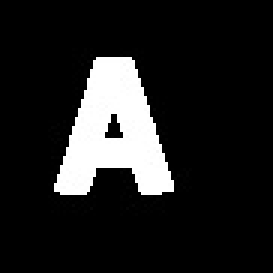
%> input picture 5/5.jpg, 91 x 91 px (shown 3 times larger)
$ octave sf.m   (GNU Octave 9; MATLAB toolbox functions it lacks are replaced by stand-ins)
%> lines starting %> are read from the running program, lines starting %| are printed output that depends on the picture; in (x1, y1, x2, y2) boxes, pixels count from 0 and x2, y2 are one past the last pixel; in counts of white or black regions, pixels touching at a corner belong together; the program's own positions count from 1
clc
close all
clear all
% [10 lines of commented-out code are left out]
img = imread('C:\Users\kavya\Desktop\New Folder\5.jpg');
%> img is the input picture: size 91x91x3 uint8; min 0, max 255, mean 33.2

% resize the image
img = imresize (img, [128 128]);
%> img: size 128x128x3 uint8
figure (3), imshow(img);
% Template Type
T1 = [0,1,1]';
T2 = T1';
T3 = [ 1,1,0]';
T4 = T3';
[row col plane] = size(img);
%> row = 128; col = 128; plane = 3
imgBin = double(im2bw(img));
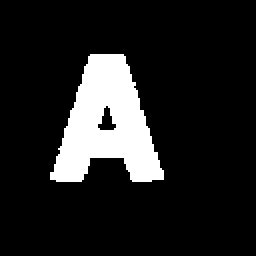
%> imgBin: size 128x128 double (shown 2 times larger); values 0 (black) and 1 (white), 12.9% white; 1 white region, box (x1, y1, x2, y2) and area: (25, 27, 82, 91) 2119
ouImg = imgBin;
S = [1 3 5 7];
checKVal = 2;
template = 1;
outBinary =zeros (row, col);
con = 5;
%> (the run ends here)
